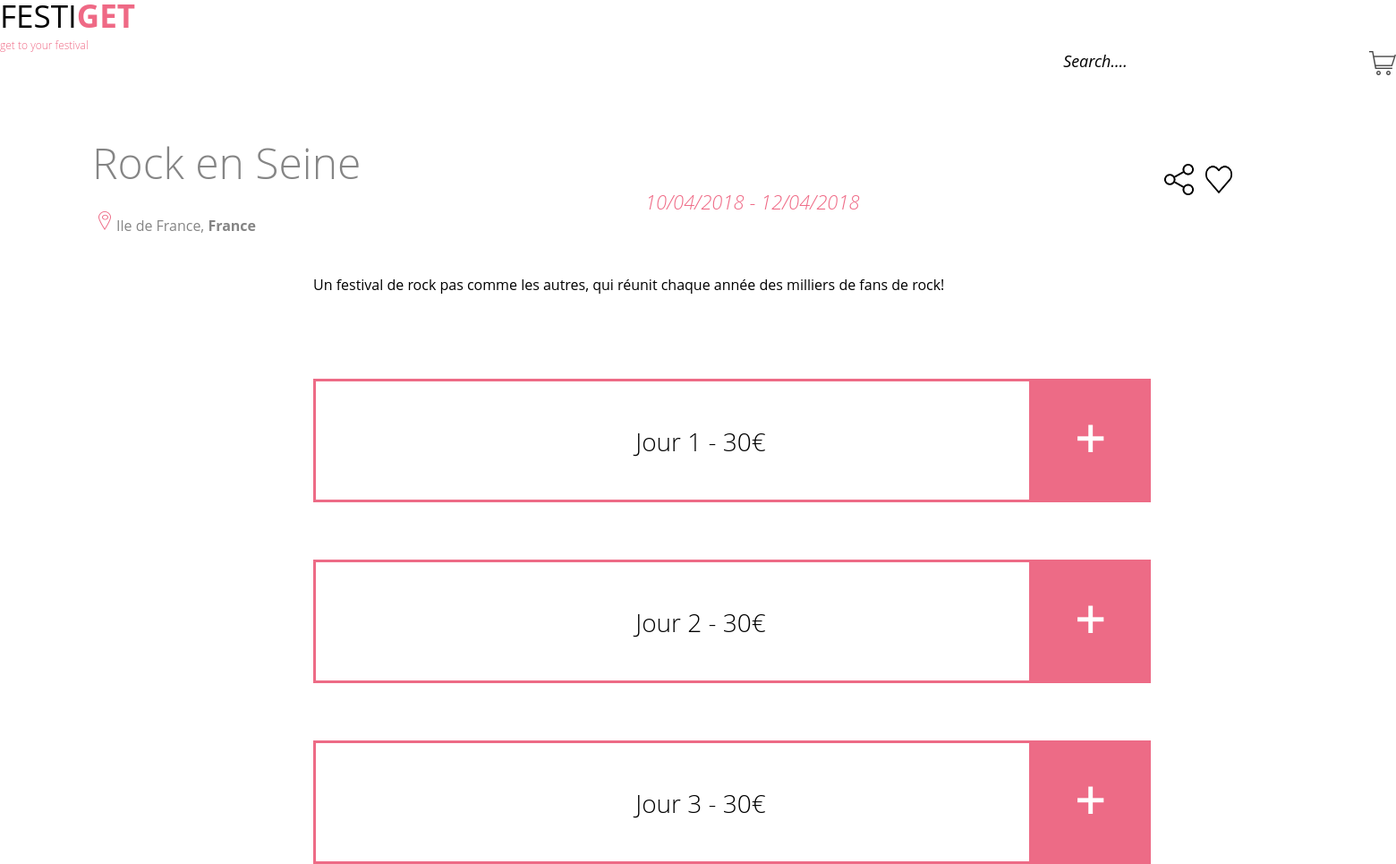
The page /product.php?id=4 on the database its author committed.
### tables this page shows
CREATE TABLE `fest` (
  `id` int(11) NOT NULL AUTO_INCREMENT,
  `name` varchar(255) NOT NULL,
  `place` varchar(255) NOT NULL,
  `start` varchar(255) NOT NULL,
  `end` varchar(255) NOT NULL,
  `description` text NOT NULL,
  `ticket_count_d1` int(11) NOT NULL,
  `ticket_count_d2` int(11) NOT NULL,
  `ticket_count_d3` int(11) NOT NULL,
  `ticket_price_d1` int(11) NOT NULL,
  `ticket_price_d2` int(11) NOT NULL,
  `ticket_price_d3` int(11) NOT NULL,
  PRIMARY KEY (`id`),
  UNIQUE KEY `id` (`id`)
);

### product.php (the view, shortened to what this page needs)
<?php
require_once "connection.php";
$data_fetcher = $connection->prepare("
SELECT
  `id`,
  name,
  `place`,
  `start`,
  `end`,
  `description`,
  `ticket_count_d1`,
  `ticket_count_d2`,
  `ticket_count_d3`,
  `ticket_price_d1`,
  `ticket_price_d2`,
  `ticket_price_d3`
FROM
  `fest`");
$data_fetcher->execute();
$data = $data_fetcher->fetchAll();
$i = 0;
while (isset($data[$i])) {
    if ($data[$i]["id"] == $_GET["id"]) {
        $index = $i;
    }
    $i++;
}
?>
<!DOCTYPE html>
    <html>
    <head>
        <link rel="stylesheet" href="assets/css/product.css">
        <link rel="stylesheet" href="assets/css/reset.css">
    </head>
    <body>
         <header class="header">
             <div class="Container">
                 <section class="homePage">
                     <div class="headerLogo">
                         <h1 class="H1">FESTI<span class="getcolor">GET</span></h1>
                         <h2 class="H2">get to your festival</h2>
                     </div>
                     <div class="headerRechercher">
                         <img class="cadi" src="assets/img/cartcadi.png" alt="">
                         <h1 class="Rechercher">Search….</h1>
                     </div>
                     <div class="textNomFestival">
                         <p class="textPosition"><?php echo $data[$index]['name']; ?></p>
                         <div class="picto">
                             <img class="share" src="assets/img/share.png" alt="">
                             <img class="heart" src="assets/img/heart.png" alt="">
                         </div>
                     </div>
                     <div class="textDate">
                         <p class="textPosition2"><?php echo $data[$index]['start'] . " - " . $data[$index]['end'] ?></p>
                     </div>
                     <div class="textLieu">
                         <div class="Pin">
                             <img class="pinPosition" src="assets/img/pin.png" alt="">
                         </div>
                         <p class="textPosition3"><?php echo $data[$index]['place'] ?>, <span class="franceBold">France</span></p>
                     </div>
                     <div class="description_container">
                         <p class="decription" style="margin-left: 350px; margin-top: 50px; font-family: 'Open Sans';"><?php echo $data[$index]["description"] ?></p>
                     </div>
                     <div class="rectangle">
                         <div class="button_day" style="<?php if ($data[$index]['ticket_count_d1'] == -1) {echo "display: none";} ?>">
                             <div class="rectangleRose">
                                 <p class="festival27F">Jour 1 <?php if ($data[$index]['ticket_count_d1'] != -1) {echo " - " . $data[$index]["ticket_price_d1"] . "€";} ?></p>
                             </div>
                             <div class="carreRose">
                                 <img class="plus" src="assets/img/plus.png" alt="">
                             </div>
                         </div>
                         <div class="button_day" style="<?php if ($data[$index]['ticket_count_d2'] == -1) {echo "display: none";} ?>">
                             <div class="rectangleRose2">
                                <p class="festival27F">Jour 2 <?php if ($data[$index]['ticket_count_d2'] != -1) {echo " - " . $data[$index]["ticket_price_d2"] . "€";} ?></p>
                             </div>
                             <div class="carreRose">
                                 <img class="plus" src="assets/img/plus.png" alt="">
                         </div>
                         </div>
                         <div class="button_day" style="<?php if ($data[$index]['ticket_count_d3'] == -1) {echo "display: none";} ?>">
                             <div class="rectangleRose3">
                                 <p class="festival27F">Jour 3 <?php if ($data[$index]['ticket_count_d3'] != -1) {echo " - " . $data[$index]["ticket_price_d3"] . "€";} ?></p>
                             </div>
                             <div class="carreRose">
                                 <img class="plus" src="assets/img/plus.png" alt="">
                             </div>
                         </div>
                     </div>
                 </section>
             </div>
         </header>
    </body>
</html>

### assets/css/product.css (style rules this page uses)
.homePage { width: 98vw; height: 100vh; position: relative; font-family: "Open Sans"; }
.H1 { font-size: 35px; margin-bottom: 10px; }
.getcolor { color: #EF6985; font-weight: bold; }
.H2 { font-weight: lighter; font-size: 12px; color: #EF6985; }
.Rechercher { position: relative; text-align: right; margin-top: -43px; font-size: 18px; font-style: italic; margin-right: 269px; }
.cadi { position: relative; margin-left: 1530px; width: 30px; height: 27px; }
.textNomFestival { font-family: "Open sans"; font-size: 48px; font-weight: lighter; color: #858585; }
.textPosition { margin-left: 103px; margin-top: 81px; }
.picto { margin-left: 1300px; margin-top: -30px; }
.share { position: relative; height: 35px; width: 35px; }
.heart { position: relative; height: 35px; width: 30px; }
.textDate { font-family: "Open sans"; font-size: 22px; font-weight: lighter; font-style: italic; }
.textPosition2 { margin-left: 721px; margin-top: -10px; color: #EF6985; }
.textLieu { font-family: "Open sans"; }
.pinPosition { margin-left: 110px; }
.textPosition3 { margin-left: 130px; margin-top: -15px; color: #858585; }
.franceBold { font-family: "Open sans"; font-weight: bold; }
.rectangleRose { margin-top: 97px; width: 930px; height: 132px; border: 3px solid #ED6B86; margin-left: 350px; }
.festival27F { position: relative; font-family: "Open sans"; font-weight: lighter; text-align: center; font-size: 28px; margin-top: 53px; margin-left: -70px; }
.carreRose { position: relative; width: 136px; height: 132px; background-color: #ED6B86; margin-top: -135px; margin-left: 1150px; }
.rectangleRose2 { margin-top: 67px; margin-left: 350px; width: 930px; height: 132px; border: 3px solid #ED6B86; }
.plus { margin-top: 48px; margin-left: 54px; }
.rectangleRose3 { margin-top: 67px; margin-left: 350px; width: 930px; height: 132px; border: 3px solid #ED6B86; }

### rows shown on the page
fest: name "Rock en Seine", start "10/04/2018", end "12/04/2018", place "Ile de France", description "Un festival de rock pas comme les autres, qui réunit chaque année des milliers de fans de rock!", ticket_price_d1 "30", ticket_price_d2 "30", ticket_price_d3 "30"
